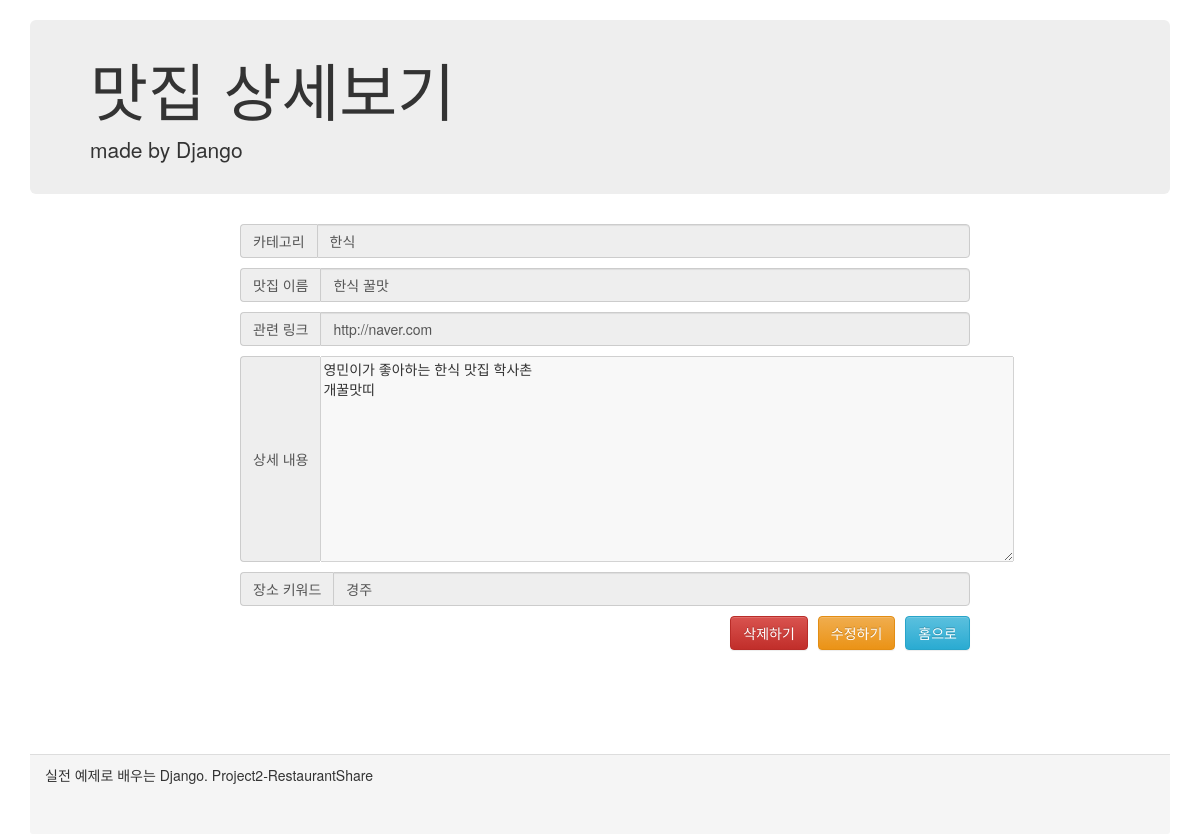
Screenshot of /restaurantDetail/1 with the database file from the repository.
### shareRes/models.py (models this page shows)
class Restaurant(models.Model):
    category = models.ForeignKey(Category, on_delete=models.SET_DEFAULT, default=3)
    restaurant_name = models.CharField(max_length=100)
    restaurant_link = models.CharField(max_length=500)
    restaurant_content = models.TextField()
    restaurant_keyword = models.CharField(max_length=50)

class Category(models.Model):
    category_name = models.CharField(max_length=100)

### shareRes/views.py (the view)
# urls.py: path("restaurantDetail/<str:res_id>", views.restaurantDetail, name="resDetailPage"),
def restaurantDetail(request, res_id):
    restaurant = Restaurant.objects.get(id=res_id)
    content = {"restaurant": restaurant}
    return render(request, "shareRes/restaurantDetail.html", content)

### shareRes/templates/shareRes/restaurantDetail.html (shortened to what this page needs)
<html lang="en">
<head>
    <link rel="stylesheet" href="https://maxcdn.bootstrapcdn.com/bootstrap/3.3.2/css/bootstrap.min.css">
    <link rel="stylesheet" href="https://maxcdn.bootstrapcdn.com/bootstrap/3.3.2/css/bootstrap-theme.min.css">
</head>
<body>
    <div class="container">
        <div class="header">
            <div class="jumbotron">
                <h1>맛집 상세보기</h1>
                <p>made by Django</p>
            </div>
        </div>
        <div class="content">
            <div class="inputDiv">
                <div class="input-group">
                    <span class="input-group-addon" id="sizing-addon2">카테고리</span>
                    <input id="resCategory" name="resCategory" type="text" class="form-control" disabled
                        value="{{restaurant.category.category_name}}">
                </div>
                <div class="input-group">
                    <span class="input-group-addon" id="sizing-addon2">맛집 이름</span>
                    <input id="resTitle" name="resTitle" type="text" class="form-control" disabled
                        value="{{restaurant.restaurant_name}}">
                </div>
                <div class="input-group">
                    <span class="input-group-addon" id="sizing-addon2">관련 링크</span>
                    <input id="resLink" name="resLink" type="text" class="form-control" disabled
                        value="{{restaurant.restaurant_link}}">
                </div>
                <div class="input-group">
                    <span class="input-group-addon" id="sizing-addon2">상세 내용</span>
                    <textarea id="resContent" name="resContent" cols="90" rows="10" disabled
                        value="">{{restaurant.restaurant_content}}</textarea>
                </div>
                <div class="input-group">
                    <span class="input-group-addon" id="sizing-addon2">장소 키워드</span>
                    <input id="resLoc" name="resLoc" type="text" class="form-control" disabled
                        value="{{restaurant.restaurant_keyword}}">
                </div>
                <a href="/" class="resAddBtn btn btn-info" role="button">홈으로</a>
                <a href="./updatePage/{{restaurant.id}}" class="resAddBtn btn btn-warning" style="margin-right: 10px;"
                    role="button">수정하기</a>
                <form action="./delete" method="POST">{% csrf_token %}
                    <input type="submit" class="resAddBtn btn btn-danger" style="margin-right: 10px;" value="삭제하기">
                </form>
            </div>
        </div>
        <div class="panel-footer">
            실전 예제로 배우는 Django. Project2-RestaurantShare
        </div>
    </div>
</body>
</html>

### shareRes/templates/shareRes/restaurantDetail.html (style rules this page uses)
.container { margin-top: 20px; }
.jumbotron { padding-top: 15px; padding-bottom: 15px; }
.content { min-height: 60%; margin: auto; }
.inputDiv { margin-left: 200px; margin-right: 200px; margin-bottom: 50px; }
.input-group { margin: 10px; width: 730px; }
.resAddBtn { float: right; }
.panel-footer { margin-top: 50px; height: 10%; }

### rows the page displays
Restaurant: resCategory "한식", resTitle "한식 꿀맛", resLink "http://naver.com", resContent "영민이가 좋아하는 한식 맛집 학사촌 개꿀맛띠", resLoc "경주"
